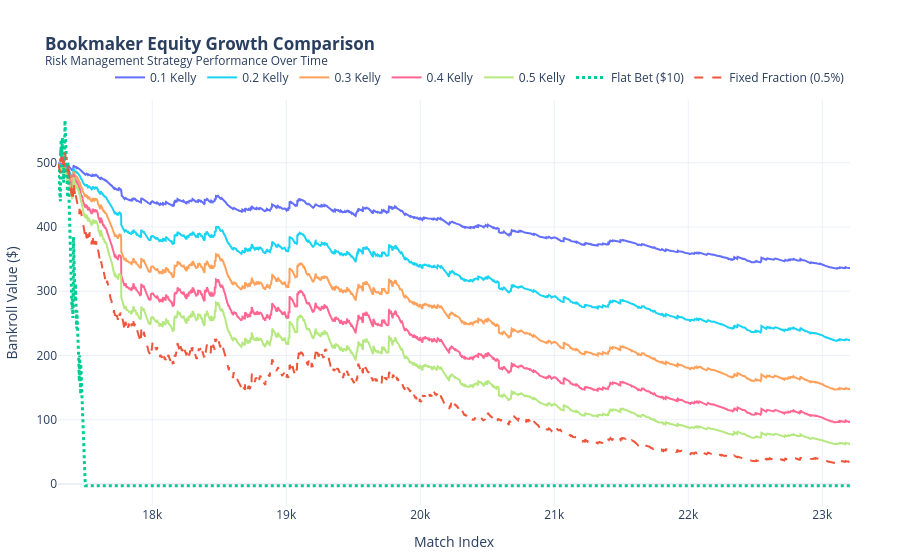

The code cell stored with this chart in its notebook:
### Code cell
from pipeline.plotter import plot_equity_comparison
# Configuration
INITIAL_BANK = 500
FLAT_BET_SIZE = 10     # For Flat Bet
FIXED_FRACTION = 0.005   # For Fixed Percentage (2%)
KELLY_FRACTIONS = np.array([0.1, 0.2, 0.3, 0.4, 0.5])

plot_equity_comparison(
    "Bookmaker", market_bet_series, INITIAL_BANK, FLAT_BET_SIZE, FIXED_FRACTION, KELLY_FRACTIONS
)

### Figure 1 — Plotly figure (JSON) as saved in the notebook; plotly's stock layout.template omitted (floating-point values rounded to 4 significant figures; data arrays with more than 128 entries replaced by an {"elided": "..."} marker saying what was removed)
{"data": [{"line": {"color": "#636EFA", "width": 2}, "name": "0.1 Kelly", "type": "scatter", "x": {"elided": "3211 int values"}, "y": {"elided": "3211 float values"}}, {"line": {"color": "#19D3F3", "width": 2}, "name": "0.2 Kelly", "type": "scatter", "x": {"elided": "3211 int values"}, "y": {"elided": "3211 float values"}}, {"line": {"color": "#FFA15A", "width": 2}, "name": "0.3 Kelly", "type": "scatter", "x": {"elided": "3211 int values"}, "y": {"elided": "3211 float values"}}, {"line": {"color": "#FF6692", "width": 2}, "name": "0.4 Kelly", "type": "scatter", "x": {"elided": "3211 int values"}, "y": {"elided": "3211 float values"}}, {"line": {"color": "#B6E880", "width": 2}, "name": "0.5 Kelly", "type": "scatter", "x": {"elided": "3211 int values"}, "y": {"elided": "3211 float values"}}, {"line": {"color": "#00CC96", "dash": "dot", "width": 3}, "name": "Flat Bet ($10)", "type": "scatter", "x": {"elided": "3211 int values"}, "y": {"elided": "3211 float values"}}, {"line": {"color": "#EF553B", "dash": "dash", "width": 2}, "name": "Fixed Fraction (0.5%)", "type": "scatter", "x": {"elided": "3211 int values"}, "y": {"elided": "3211 float values"}}], "layout": {"hovermode": "x unified", "legend": {"orientation": "h", "x": 1, "xanchor": "right", "y": 1.02, "yanchor": "bottom"}, "margin": {"b": 50, "l": 50, "r": 50, "t": 100}, "title": {"text": "<b>Bookmaker Equity Growth Comparison</b><br><sup>Risk Management Strategy Performance Over Time</sup>"}, "xaxis": {"title": {"text": "Match Index"}}, "yaxis": {"title": {"text": "Bankroll Value ($)"}}}}
